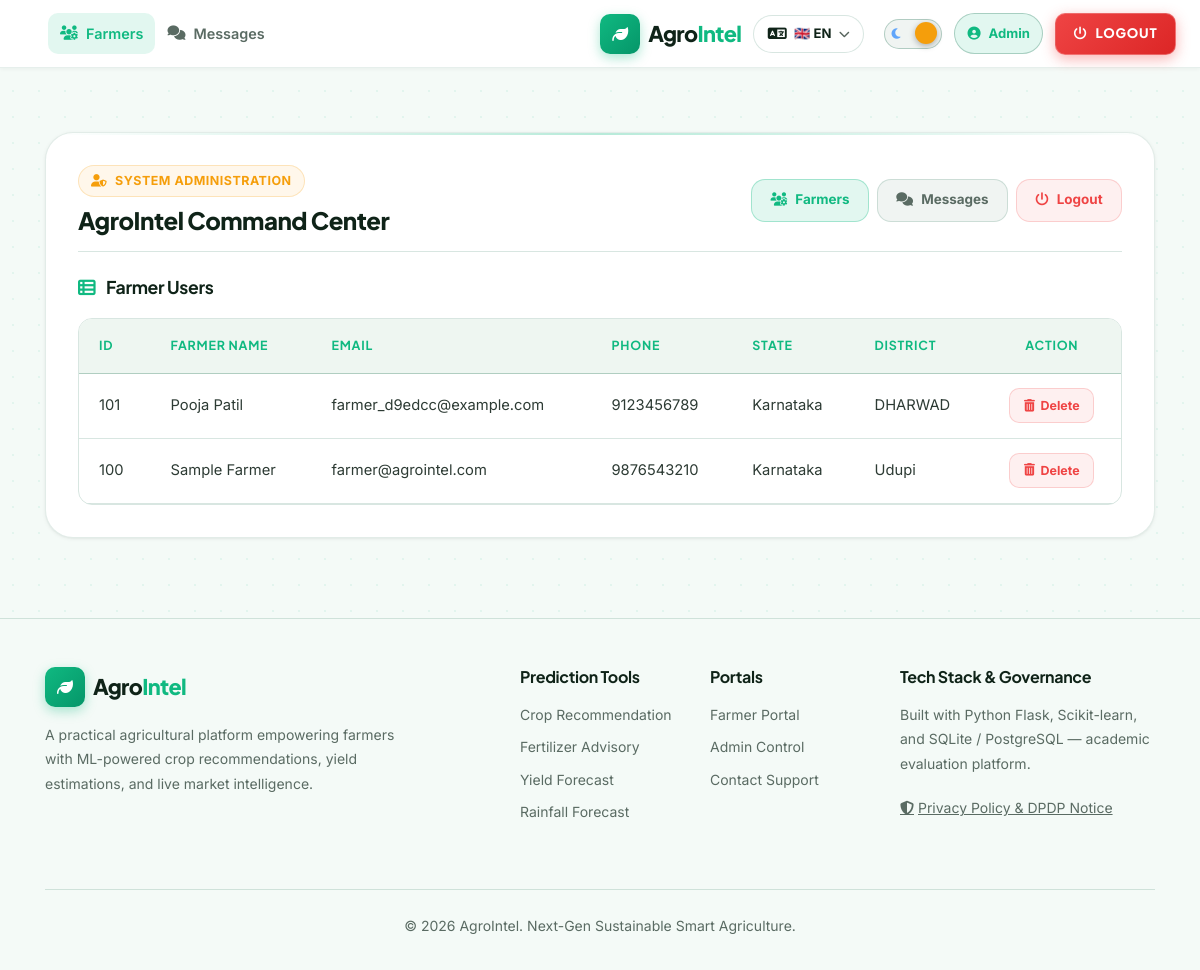
The page /admin/farmers (signed in) on the database its author committed.
### tables this page shows
CREATE TABLE farmerlogin (
    farmer_id   INTEGER PRIMARY KEY AUTOINCREMENT,
    farmer_name TEXT    NOT NULL,
    password    TEXT    NOT NULL,
    email       TEXT    NOT NULL UNIQUE,
    phone_no    TEXT    NOT NULL,
    F_State     TEXT    NOT NULL,
    F_District  TEXT    NOT NULL,
    F_Location  TEXT    NOT NULL
);

### app.py (the view)
@app.route('/admin/farmers')
def admin_farmers():
    conn = get_db()
    try:
        cursor = conn.execute('SELECT farmer_id, farmer_name, email, phone_no, F_State, F_District FROM farmerlogin ORDER BY farmer_id DESC')
        rows = cursor.fetchall()
    finally:
        conn.close()
    headers = ['ID', 'Farmer Name', 'Email', 'Phone', 'State', 'District']
    return render_template('admin_dashboard.html', title='Farmer Users', headers=headers, rows=rows, delete_url='/admin/delete_farmer')

### app.py (called while the page is built, shortened)
@app.before_request
def csrf_protect():
    session.permanent = True
    if app.config.get("TESTING") and not app.config.get("WTF_CSRF_ENABLED", True):
        return None

def generate_csrf_token():
    if "csrf_token" not in session:
        session["csrf_token"] = secrets.token_hex(32)
    return session["csrf_token"]

@app.after_request
def add_cache_control_headers(response):
    if request.path.startswith('/login') or request.path.startswith('/register'):
        response.headers['Cache-Control'] = 'no-cache, no-store, must-revalidate, max-age=0'
        response.headers['Pragma'] = 'no-cache'
        response.headers['Expires'] = '0'
    return response

@app.before_request
def require_login():
    path = request.path
    if path.startswith('/api/'):
        if session.get('user_type') not in ('farmer', 'admin'):
            return jsonify({'error': 'Authentication required'}), 401
    elif path.startswith('/farmer/'):
        if session.get('user_type') != 'farmer':
            flash('Please log in to access the Farmer Portal.', 'warning')
            return redirect(url_for('login', role='farmer'))
    elif path == '/admin' or path.startswith('/admin/'):
        if session.get('user_type') != 'admin':
            flash('Admin login required.', 'warning')
            return redirect(url_for('login', role='admin'))

### db.py (called while the page is built, shortened)
def is_postgres():
    return bool(DATABASE_URL and (DATABASE_URL.startswith('postgresql://') or DATABASE_URL.startswith('postgres://')))

def get_db_file():
    if os.getenv('DB_PATH'):
        return os.getenv('DB_PATH')

def get_db():
    conn = sqlite3.connect(get_db_file())
    conn.row_factory = sqlite3.Row
    return conn

### templates/admin_dashboard.html (shortened to what this page needs)
{% extends 'base.html' %}
{% block content %}
<div class="container py-5">
  <div class="glass-card" style="padding: 2rem;">
    <div class="d-flex flex-column flex-md-row align-items-md-center justify-content-between mb-4 pb-3" style="border-bottom: 1px solid var(--border-subtle); gap: 1rem;">
      <div>
        <span class="badge-agro badge-agro-amber mb-2"><i class="fas fa-user-shield"></i> System Administration</span>
        <h3 style="font-family: var(--font-display); font-weight: 800; font-size: 1.5rem; color: var(--text-primary); margin: 0;">
          AgroIntel Command Center
        </h3>
      </div>
      <div style="display: flex; gap: 0.5rem; flex-wrap: wrap;">
        <a href="{{ url_for('admin_farmers') }}"
           style="display: inline-flex; align-items: center; gap: 0.5rem; padding: 0.55rem 1.15rem; border-radius: var(--r-md); font-weight: 700; font-size: 0.84rem; text-decoration: none; transition: all 0.2s ease;
                  {% if title=='Farmer Users' %}background: rgba(16,185,129,0.12); color: var(--emerald-500); border: 1px solid rgba(16,185,129,0.30);{% else %}background: var(--bg-input); color: var(--text-muted); border: 1px solid var(--border-subtle);{% endif %}">
          <i class="fas fa-users-gear"></i> Farmers
        </a>
        <a href="{{ url_for('admin_messages') }}"
           style="display: inline-flex; align-items: center; gap: 0.5rem; padding: 0.55rem 1.15rem; border-radius: var(--r-md); font-weight: 700; font-size: 0.84rem; text-decoration: none; transition: all 0.2s ease;
                  {% if title=='Customer Feedback & Messages' %}background: rgba(16,185,129,0.12); color: var(--emerald-500); border: 1px solid rgba(16,185,129,0.30);{% else %}background: var(--bg-input); color: var(--text-muted); border: 1px solid var(--border-subtle);{% endif %}">
          <i class="fas fa-comments"></i> Messages
        </a>
        <a href="{{ url_for('logout') }}"
           style="display: inline-flex; align-items: center; gap: 0.5rem; padding: 0.55rem 1.15rem; border-radius: var(--r-md); font-weight: 700; font-size: 0.84rem; text-decoration: none; background: rgba(239,68,68,0.08); color: #ef4444; border: 1px solid rgba(239,68,68,0.20);">
          <i class="fas fa-power-off"></i> Logout
        </a>
      </div>
    </div>
    <div>
      <h4 style="font-family: var(--font-display); font-weight: 700; font-size: 1.1rem; color: var(--text-primary); margin-bottom: 1.25rem;">
        <i class="fas fa-table-list" style="color: var(--emerald-500); margin-right: 8px;"></i> {{ title }}
      </h4>
      <div class="table-responsive" style="border-radius: var(--r-md); border: 1px solid var(--border-subtle);">
        <table class="table-agro" style="margin: 0;">
          <thead>
            <tr>
              {% for col in headers %}
                <th>{{ col }}</th>
              {% endfor %}
              <th style="text-align: center;">Action</th>
            </tr>
          </thead>
          <tbody>
            {% if rows %}
              {% for row in rows %}
                <tr>
                  {% for cell in row %}
                    <td>{{ cell }}</td>
                  {% endfor %}
                  <td style="text-align: center;">
                    <form action="{{ delete_url }}" method="POST" onsubmit="return confirm('Are you sure you want to delete this record?');" style="margin: 0;">
                      <button type="submit" style="display: inline-flex; align-items: center; gap: 0.35rem; padding: 0.35rem 0.85rem; border-radius: var(--r-sm); font-weight: 700; font-size: 0.78rem; cursor: pointer; background: rgba(239,68,68,0.08); color: #ef4444; border: 1px solid rgba(239,68,68,0.20); transition: background 0.2s ease;" onmouseover="this.style.background='rgba(239,68,68,0.18)'" onmouseout="this.style.background='rgba(239,68,68,0.08)'">
                        <i class="fas fa-trash-can"></i> Delete
                      </button>
                    </form>
                  </td>
                </tr>
              {% endfor %}
            {% endif %}
          </tbody>
        </table>
      </div>
    </div>
  </div>
</div>
{% endblock %}

### templates/base.html (shortened to what this page needs)
<!DOCTYPE html>
<html lang="en" data-theme="dark">
<head>
  <link rel="stylesheet" href="https://cdnjs.cloudflare.com/ajax/libs/font-awesome/6.4.0/css/all.min.css">
  <link rel="stylesheet" href="https://cdn.jsdelivr.net/npm/bootstrap@4.6.2/dist/css/bootstrap.min.css">
  <link rel="stylesheet" href="{{ url_for('static_assets', path='css/modern-agrointel.css') }}">
  <link rel="stylesheet" href="{{ url_for('static_assets', path='css/agrointel-multilingual.css') }}">
</head>
<body>
  {% set is_landing     = (request.endpoint == 'index') %}
  {% set is_auth        = (request.endpoint in ['login', 'register']) %}
  {% set is_farmer_page = (request.endpoint and request.endpoint.startswith('farmer_')) %}
  {% set is_admin_page  = (request.endpoint and request.endpoint.startswith('admin_')) %}
  {% set is_portal_page = (is_farmer_page or is_admin_page) %}
  {% set is_logged_in   = (session.get('user_type') and is_portal_page) %}
  <nav class="navbar navbar-expand-lg navbar-glass sticky-top" role="navigation" aria-label="Main navigation">
    <div class="container-fluid">
      <a href="{{ url_for('index') }}" class="navbar-brand" aria-label="AgroIntel Home">
        <div class="brand-icon">
          <i class="fas fa-leaf" aria-hidden="true"></i>
        </div>
        <span class="brand-text">Agro<span class="brand-accent">Intel</span></span>
      </a>
      <div class="navbar-right-controls d-none d-lg-flex">
        <div class="agrointel-lang-dropdown mr-2" title="Language / ಭಾಷೆ / भाषा">
          <button type="button" class="agrointel-lang-btn" aria-label="Select Language">
            <span class="lang-flag"><i class="fas fa-language"></i></span>
            <span class="agrointel-lang-current-label">🇬🇧 EN</span>
            <i class="fas fa-chevron-down lang-caret" aria-hidden="true"></i>
          </button>
        </div>
        <div class="theme-switch-wrapper" title="Toggle Light / Dark Theme">
          <label class="theme-switch-label mb-0" aria-label="Toggle Light/Dark Theme">
            <div class="theme-switch-track" aria-hidden="true">
              <i class="fas fa-moon"></i>
            </div>
            <div class="theme-switch-thumb"></div>
          </label>
        </div>
        {% if is_auth %}
        {% elif is_logged_in %}
          <div class="nav-profile-badge" aria-label="Logged in user">
            <i class="fas fa-user-circle" aria-hidden="true"></i>
            {% if session.get('user_type') == 'farmer' %}
              {{ session.get('farmer_name', 'Farmer') | truncate(18, True) }}
            {% else %}
              Admin
            {% endif %}
          </div>
          <a href="{{ url_for('logout') }}" class="btn-logout-bold" title="Logout" aria-label="Logout">
            <i class="fas fa-power-off" aria-hidden="true"></i> <span data-i18n="LOGOUT">LOGOUT</span>
          </a>
        {% endif %}
      </div>
      <div class="collapse navbar-collapse order-lg-first ml-lg-4" id="navbarMain">
        <ul class="navbar-nav align-items-lg-center">
          {% if is_auth %}
            <li class="nav-item">
              <a href="{{ url_for('index') }}" class="nav-link-custom">
                <i class="fas fa-house" aria-hidden="true"></i> Home
              </a>
            </li>
          {% elif is_admin_page and session.get('user_type') == 'admin' %}
            <li class="nav-item">
              <a href="{{ url_for('admin_farmers') }}"
                 class="nav-link-custom {% if request.endpoint == 'admin_farmers' %}active{% endif %}">
                <i class="fas fa-users-gear" aria-hidden="true"></i> Farmers
              </a>
            </li>
            <li class="nav-item">
              <a href="{{ url_for('admin_messages') }}"
                 class="nav-link-custom {% if request.endpoint == 'admin_messages' %}active{% endif %}">
                <i class="fas fa-comments" aria-hidden="true"></i> Messages
              </a>
            </li>
          {% endif %}
        </ul>
      </div>
    </div>
  </nav>
  <main role="main">
    {% block content %}{% endblock %}
  </main>
  <footer role="contentinfo">
    <div class="container">
      <div class="row gy-4">
        <div class="col-lg-4 mb-4 mb-lg-0">
          <div class="d-flex align-items-center mb-3">
            <div class="brand-icon mr-2">
              <i class="fas fa-leaf" aria-hidden="true"></i>
            </div>
            <span class="brand-text">Agro<span class="brand-accent">Intel</span></span>
          </div>
          <p class="small" style="color: var(--text-muted);">
            A practical agricultural platform empowering farmers with ML-powered crop recommendations, yield estimations, and live market intelligence.
          </p>
        </div>
        <div class="col-6 col-lg-2 offset-lg-1">
          <h6 class="font-weight-bold mb-3" style="color: var(--text-primary);">Prediction Tools</h6>
          <ul class="list-unstyled small">
            <li class="mb-2"><a href="{{ url_for('farmer_crop_recommendation') }}">Crop Recommendation</a></li>
            <li class="mb-2"><a href="{{ url_for('farmer_fertilizer_recommendation') }}">Fertilizer Advisory</a></li>
            <li class="mb-2"><a href="{{ url_for('farmer_yield_prediction') }}">Yield Forecast</a></li>
            <li class="mb-2"><a href="{{ url_for('farmer_rainfall_prediction') }}">Rainfall Forecast</a></li>
          </ul>
        </div>
        <div class="col-6 col-lg-2">
          <h6 class="font-weight-bold mb-3" style="color: var(--text-primary);">Portals</h6>
          <ul class="list-unstyled small">
            <li class="mb-2"><a href="{{ url_for('login', role='farmer') }}">Farmer Portal</a></li>
            <li class="mb-2"><a href="{{ url_for('login', role='admin') }}">Admin Control</a></li>
            <li class="mb-2"><a href="{{ url_for('contact') }}">Contact Support</a></li>
          </ul>
        </div>
        <div class="col-lg-3">
          <h6 class="font-weight-bold mb-3" style="color: var(--text-primary);">Tech Stack & Governance</h6>
          <p class="small" style="color: var(--text-muted);">Built with Python Flask, Scikit-learn, and SQLite / PostgreSQL — academic evaluation platform.</p>
          <a href="{{ url_for('privacy') }}" class="small d-inline-flex align-items-center mt-1" style="color: var(--emerald-400); text-decoration: underline;">
            <i class="fas fa-shield-halved mr-1" aria-hidden="true"></i> Privacy Policy & DPDP Notice
          </a>
        </div>
      </div>
      <div class="border-top mt-5 pt-4 text-center small" style="border-color: var(--border-subtle) !important; color: var(--text-muted);">
        <p class="mb-0">&copy; 2026 AgroIntel. Next-Gen Sustainable Smart Agriculture.</p>
      </div>
    </div>
  </footer>
</body>
</html>

### rows shown on the page
farmerlogin: row "101", farmer_name "Pooja Patil", email "farmer_d9edcc@example.com", phone_no "9123456789", F_State "Karnataka", F_District "DHARWAD"
farmerlogin: row "100", farmer_name "Sample Farmer", email "farmer@agrointel.com", phone_no "9876543210", F_State "Karnataka", F_District "Udupi"

### other values the page prints
{{ title }} "Farmer Users"
{{ col }} "ID" "FARMER NAME" "EMAIL" "PHONE" "STATE" "DISTRICT"
